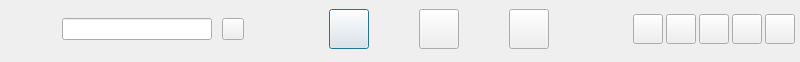
<?xml version="1.0" encoding="UTF-8"?>
<ui version="4.0">
 <class>FunctionTitleBar</class>
 <widget class="QWidget" name="FunctionTitleBar">
  <property name="geometry">
   <rect>
    <x>0</x>
    <y>0</y>
    <width>800</width>
    <height>62</height>
   </rect>
  </property>
  <property name="sizePolicy">
   <sizepolicy hsizetype="Preferred" vsizetype="Fixed">
    <horstretch>0</horstretch>
    <verstretch>0</verstretch>
   </sizepolicy>
  </property>
  <property name="windowTitle">
   <string>Form</string>
  </property>
  <layout class="QHBoxLayout" name="horizontalLayout" stretch="1,1,1,1,1">
   <property name="spacing">
    <number>0</number>
   </property>
   <property name="leftMargin">
    <number>5</number>
   </property>
   <property name="topMargin">
    <number>5</number>
   </property>
   <property name="rightMargin">
    <number>5</number>
   </property>
   <property name="bottomMargin">
    <number>8</number>
   </property>
   <item>
    <layout class="QHBoxLayout" name="horizontalLayout_3">
     <property name="spacing">
      <number>10</number>
     </property>
     <property name="sizeConstraint">
      <enum>QLayout::SetDefaultConstraint</enum>
     </property>
     <property name="bottomMargin">
      <number>0</number>
     </property>
     <item>
      <widget class="QLabel" name="headImg">
       <property name="sizePolicy">
        <sizepolicy hsizetype="Fixed" vsizetype="Fixed">
         <horstretch>0</horstretch>
         <verstretch>0</verstretch>
        </sizepolicy>
       </property>
       <property name="minimumSize">
        <size>
         <width>47</width>
         <height>47</height>
        </size>
       </property>
       <property name="maximumSize">
        <size>
         <width>47</width>
         <height>47</height>
        </size>
       </property>
       <property name="text">
        <string/>
       </property>
      </widget>
     </item>
     <item>
      <widget class="QLineEdit" name="editSearch">
       <property name="sizePolicy">
        <sizepolicy hsizetype="Fixed" vsizetype="Fixed">
         <horstretch>0</horstretch>
         <verstretch>0</verstretch>
        </sizepolicy>
       </property>
       <property name="minimumSize">
        <size>
         <width>150</width>
         <height>22</height>
        </size>
       </property>
       <property name="maximumSize">
        <size>
         <width>150</width>
         <height>22</height>
        </size>
       </property>
       <property name="font">
        <font>
         <family>微软雅黑</family>
         <pointsize>10</pointsize>
        </font>
       </property>
      </widget>
     </item>
     <item>
      <widget class="QPushButton" name="btAdd">
       <property name="sizePolicy">
        <sizepolicy hsizetype="Fixed" vsizetype="Fixed">
         <horstretch>0</horstretch>
         <verstretch>0</verstretch>
        </sizepolicy>
       </property>
       <property name="minimumSize">
        <size>
         <width>22</width>
         <height>22</height>
        </size>
       </property>
       <property name="maximumSize">
        <size>
         <width>22</width>
         <height>22</height>
        </size>
       </property>
       <property name="text">
        <string/>
       </property>
       <property name="flat">
        <bool>false</bool>
       </property>
       <property name="style" stdset="0">
        <string>btBar</string>
       </property>
      </widget>
     </item>
    </layout>
   </item>
   <item>
    <spacer name="horizontalSpacer">
     <property name="orientation">
      <enum>Qt::Horizontal</enum>
     </property>
     <property name="sizeType">
      <enum>QSizePolicy::Expanding</enum>
     </property>
     <property name="sizeHint" stdset="0">
      <size>
       <width>100</width>
       <height>20</height>
      </size>
     </property>
    </spacer>
   </item>
   <item>
    <layout class="QHBoxLayout" name="horizontalLayout_2">
     <property name="spacing">
      <number>50</number>
     </property>
     <item>
      <widget class="QPushButton" name="btSessions">
       <property name="sizePolicy">
        <sizepolicy hsizetype="Preferred" vsizetype="Preferred">
         <horstretch>0</horstretch>
         <verstretch>0</verstretch>
        </sizepolicy>
       </property>
       <property name="minimumSize">
        <size>
         <width>40</width>
         <height>40</height>
        </size>
       </property>
       <property name="maximumSize">
        <size>
         <width>40</width>
         <height>40</height>
        </size>
       </property>
       <property name="text">
        <string/>
       </property>
       <property name="default">
        <bool>true</bool>
       </property>
       <property name="flat">
        <bool>false</bool>
       </property>
       <property name="style" stdset="0">
        <string>btBar</string>
       </property>
      </widget>
     </item>
     <item>
      <widget class="QPushButton" name="btFriends">
       <property name="sizePolicy">
        <sizepolicy hsizetype="Preferred" vsizetype="Preferred">
         <horstretch>0</horstretch>
         <verstretch>0</verstretch>
        </sizepolicy>
       </property>
       <property name="minimumSize">
        <size>
         <width>40</width>
         <height>40</height>
        </size>
       </property>
       <property name="maximumSize">
        <size>
         <width>40</width>
         <height>40</height>
        </size>
       </property>
       <property name="text">
        <string/>
       </property>
       <property name="flat">
        <bool>false</bool>
       </property>
       <property name="style" stdset="0">
        <string>btBar</string>
       </property>
      </widget>
     </item>
     <item>
      <widget class="QPushButton" name="btTool">
       <property name="sizePolicy">
        <sizepolicy hsizetype="Preferred" vsizetype="Preferred">
         <horstretch>0</horstretch>
         <verstretch>0</verstretch>
        </sizepolicy>
       </property>
       <property name="minimumSize">
        <size>
         <width>40</width>
         <height>40</height>
        </size>
       </property>
       <property name="maximumSize">
        <size>
         <width>40</width>
         <height>40</height>
        </size>
       </property>
       <property name="text">
        <string/>
       </property>
       <property name="flat">
        <bool>false</bool>
       </property>
       <property name="style" stdset="0">
        <string>btBar</string>
       </property>
      </widget>
     </item>
    </layout>
   </item>
   <item>
    <spacer name="horizontalSpacer_2">
     <property name="orientation">
      <enum>Qt::Horizontal</enum>
     </property>
     <property name="sizeHint" stdset="0">
      <size>
       <width>40</width>
       <height>20</height>
      </size>
     </property>
    </spacer>
   </item>
   <item>
    <layout class="QHBoxLayout" name="horizontalLayout_4">
     <property name="spacing">
      <number>3</number>
     </property>
     <item>
      <widget class="QPushButton" name="btRing">
       <property name="minimumSize">
        <size>
         <width>30</width>
         <height>30</height>
        </size>
       </property>
       <property name="maximumSize">
        <size>
         <width>30</width>
         <height>30</height>
        </size>
       </property>
       <property name="text">
        <string/>
       </property>
       <property name="flat">
        <bool>false</bool>
       </property>
       <property name="style" stdset="0">
        <string>btBar</string>
       </property>
      </widget>
     </item>
     <item>
      <widget class="QPushButton" name="btMin">
       <property name="minimumSize">
        <size>
         <width>30</width>
         <height>30</height>
        </size>
       </property>
       <property name="maximumSize">
        <size>
         <width>30</width>
         <height>30</height>
        </size>
       </property>
       <property name="text">
        <string/>
       </property>
       <property name="flat">
        <bool>false</bool>
       </property>
       <property name="style" stdset="0">
        <string>btBar</string>
       </property>
      </widget>
     </item>
     <item>
      <widget class="QPushButton" name="btRestore">
       <property name="enabled">
        <bool>true</bool>
       </property>
       <property name="sizePolicy">
        <sizepolicy hsizetype="Fixed" vsizetype="Fixed">
         <horstretch>0</horstretch>
         <verstretch>0</verstretch>
        </sizepolicy>
       </property>
       <property name="minimumSize">
        <size>
         <width>30</width>
         <height>30</height>
        </size>
       </property>
       <property name="maximumSize">
        <size>
         <width>30</width>
         <height>30</height>
        </size>
       </property>
       <property name="text">
        <string/>
       </property>
       <property name="flat">
        <bool>false</bool>
       </property>
       <property name="style" stdset="0">
        <string>btBar</string>
       </property>
      </widget>
     </item>
     <item>
      <widget class="QPushButton" name="btMax">
       <property name="sizePolicy">
        <sizepolicy hsizetype="Fixed" vsizetype="Fixed">
         <horstretch>0</horstretch>
         <verstretch>0</verstretch>
        </sizepolicy>
       </property>
       <property name="minimumSize">
        <size>
         <width>30</width>
         <height>30</height>
        </size>
       </property>
       <property name="maximumSize">
        <size>
         <width>30</width>
         <height>30</height>
        </size>
       </property>
       <property name="text">
        <string/>
       </property>
       <property name="flat">
        <bool>false</bool>
       </property>
       <property name="style" stdset="0">
        <string>btBar</string>
       </property>
      </widget>
     </item>
     <item>
      <widget class="QPushButton" name="btClose">
       <property name="sizePolicy">
        <sizepolicy hsizetype="Fixed" vsizetype="Fixed">
         <horstretch>0</horstretch>
         <verstretch>0</verstretch>
        </sizepolicy>
       </property>
       <property name="minimumSize">
        <size>
         <width>30</width>
         <height>30</height>
        </size>
       </property>
       <property name="maximumSize">
        <size>
         <width>30</width>
         <height>30</height>
        </size>
       </property>
       <property name="text">
        <string/>
       </property>
       <property name="flat">
        <bool>false</bool>
       </property>
       <property name="style" stdset="0">
        <string>btBar</string>
       </property>
      </widget>
     </item>
    </layout>
   </item>
  </layout>
 </widget>
 <resources/>
 <connections/>
</ui>
